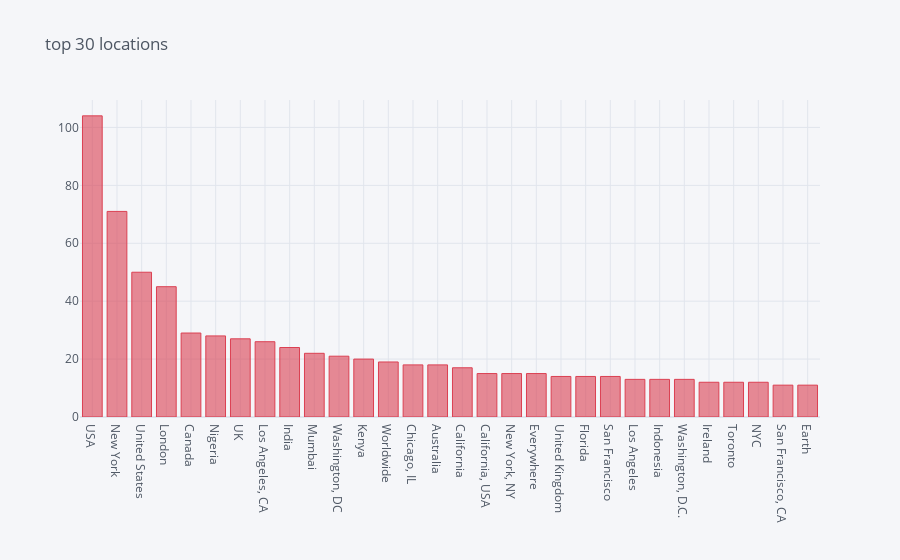

The notebook cell this image was saved under:
### Markdown cell above
## 6. Top 30 Locations

### Code cell
df_train.location.value_counts()[:30].iplot(kind='bar',color='red',title='top 30 locations')

### Figure 1 — Plotly figure (JSON) as saved in the notebook; plotly's stock layout.template omitted (floating-point values rounded to 4 significant figures)
{"data": [{"marker": {"color": "rgba(219, 64, 82, 0.6)", "line": {"color": "rgba(219, 64, 82, 1.0)", "width": 1}}, "name": "location", "orientation": "v", "text": "", "type": "bar", "x": ["USA", "New York", "United States", "London", "Canada", "Nigeria", "UK", "Los Angeles, CA", "India", "Mumbai", "Washington, DC", "Kenya", "Worldwide", "Chicago, IL", "Australia", "California", "California, USA", "New York, NY", "Everywhere", "United Kingdom", "Florida", "San Francisco", "Los Angeles", "Indonesia", "Washington, D.C.", "Ireland", "Toronto", "NYC", "San Francisco, CA", "Earth"], "y": [104, 71, 50, 45, 29, 28, 27, 26, 24, 22, 21, 20, 19, 18, 18, 17, 15, 15, 15, 14, 14, 14, 13, 13, 13, 12, 12, 12, 11, 11]}], "layout": {"legend": {"bgcolor": "#F5F6F9", "font": {"color": "#4D5663"}}, "paper_bgcolor": "#F5F6F9", "plot_bgcolor": "#F5F6F9", "title": {"font": {"color": "#4D5663"}, "text": "top 30 locations"}, "xaxis": {"gridcolor": "#E1E5ED", "showgrid": true, "tickfont": {"color": "#4D5663"}, "title": {"font": {"color": "#4D5663"}, "text": ""}, "zerolinecolor": "#E1E5ED"}, "yaxis": {"gridcolor": "#E1E5ED", "showgrid": true, "tickfont": {"color": "#4D5663"}, "title": {"font": {"color": "#4D5663"}, "text": ""}, "zerolinecolor": "#E1E5ED"}}}
